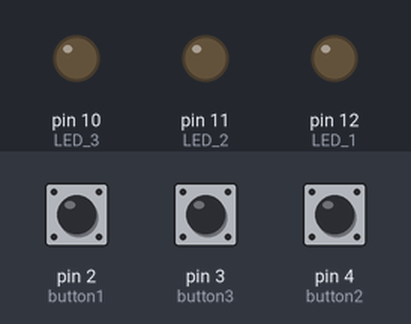
A sketch run on a simulated Arduino Uno, built with avr-gcc and run on an emulated ATmega328P. On the bench: output pins drawn as LEDs (lit = HIGH). Inputs (shaded band) come from the test bench; at power-on: pin 2 (button1) LOW, pin 3 (button3) HIGH, pin 4 (button2) HIGH.

Above: at 1.2 s.
1.3 s: pin 2 (button1) pulled HIGH for 0.15 s
At 2.3 s:
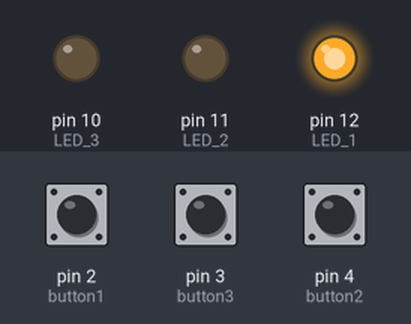
2.9 s: pin 3 (button3) pulled LOW for 0.15 s
At 3.5 s:
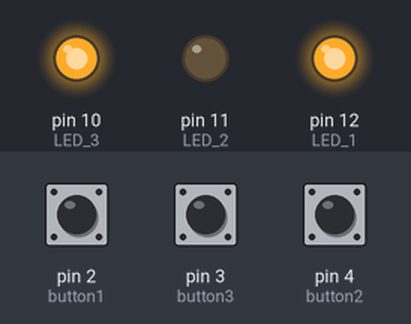
4.5 s: pin 4 (button2) pulled LOW for 0.15 s
At 5.9 s:
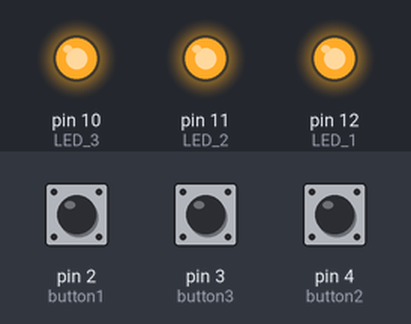
Timing chart, 0 to 7.5 s (numbered marks = the images above; inputs shaded):
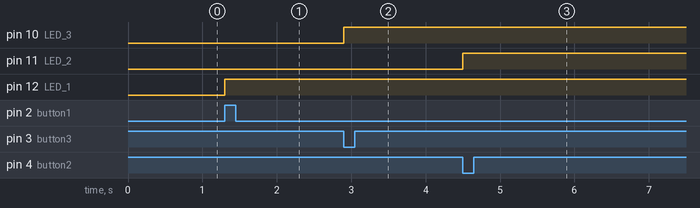

Measured:
- after the input at 1.3 s, pin 12 (LED_1): LOW → HIGH at once
- after the input at 2.9 s, pin 10 (LED_3): LOW → HIGH at once
- after the input at 4.5 s, pin 11 (LED_2): LOW → HIGH at once

The sketch:

lab4_1active.ino
```cpp
#define LED_1 12
#define LED_2 11
#define LED_3 10
#define button1 2
#define button2 4
#define button3 3

void setup() {
  pinMode(button1, INPUT);
  pinMode(button2, INPUT);
  pinMode(button3, INPUT_PULLUP);
  pinMode(LED_1, OUTPUT);
  pinMode(LED_2, OUTPUT);
  pinMode(LED_3, OUTPUT);
}

void loop() {
  if (digitalRead(button1) == HIGH) {
    digitalWrite(LED_1,HIGH);
  }

  if (digitalRead(button2) == LOW) {
    digitalWrite(LED_2,HIGH);
  }

  if (digitalRead(button3) == LOW) {
    digitalWrite(LED_3,HIGH);
  }
}
```
